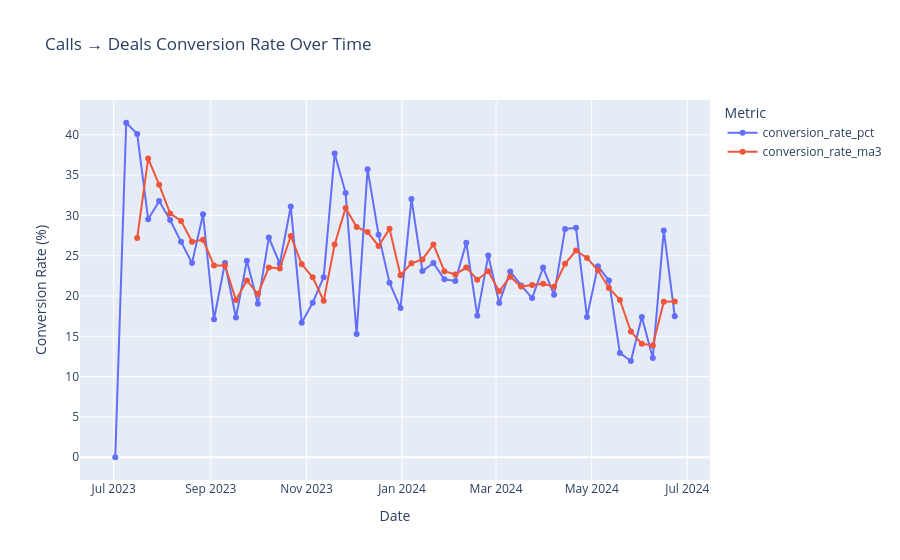

The notebook cell saved with this chart:
### Markdown cell above
**Management-Fazit zur Dynamik von Deals und Anrufen**

Die Analyse der zeitlichen Entwicklung zeigt einen **stabilen Anstieg sowohl der Anzahl der Anrufe als auch der Anzahl der Deals**, was auf eine **Zunahme der operativen und kommerziellen Aktivität** des Unternehmens im betrachteten Zeitraum hinweist.

Gleichzeitig wachsen die **Anrufe schneller als die Deals**, was auf einen **steigenden Zufluss von Leads** bei gleichzeitig moderaterem Wachstum der tatsächlich abgeschlossenen Verkäufe hinweist. Dies deutet auf **Potenzial zur Verbesserung der Lead-Bearbeitung und der Conversion-Raten entlang des Sales Funnels** hin.

Die Dynamik zeigt zudem, dass **ein Anstieg der Anrufe in der Regel dem Anstieg der Deals vorausgeht**. Dies bestätigt die Rolle von Anrufen als **Frühindikator für zukünftige Verkäufe** und spiegelt den **zeitlichen Abstand zwischen Erstkontakt und Deal-Abschluss** wider. Dieser Effekt entspricht der Logik des Geschäftsprozesses und bestätigt die Konsistenz der aufgebauten Sales-Funnel-Struktur.

Darüber hinaus weist die Anzahl der Deals eine **höhere Volatilität** auf als die Anzahl der Anrufe. Dies deutet darauf hin, dass Verkäufe stärker von Faktoren wie **Lead-Qualität, Effizienz der Vertriebsmitarbeiter und dem Fortschritt innerhalb des Funnels** beeinflusst werden, während der **Anrufstrom relativ stabil** bleibt.

Schließlich verlaufen **Spitzen und Rückgänge bei Anrufen und Deals weitgehend synchron**, was auf eine **gute Abstimmung zwischen Marketing und Vertrieb** sowie auf das **Fehlen struktureller Brüche zwischen Lead-Generierung und Lead-Bearbeitung** hinweist.

Insgesamt zeigen die Ergebnisse **ein nachhaltiges Wachstum der Nachfrage**, während gleichzeitig **Potenzial zur weiteren Steigerung der Verkaufszahlen durch Optimierung der Conversion-Prozesse und ein besseres Management der Teamkapazitäten** besteht.

### Code cell
time_analysis = time_analysis.copy()

# Basis-Conversion-Rate (Anteil)
time_analysis['conversion_rate'] = np.where(
    time_analysis['calls_count'] > 0,
    time_analysis['deals_count'] / time_analysis['calls_count'],
    np.nan
)

# Conversion-Rate in Prozent
time_analysis['conversion_rate_pct'] = time_analysis['conversion_rate'] * 100

# Gleitender Durchschnitt (3 Perioden)
time_analysis['conversion_rate_ma3'] = (
    time_analysis['conversion_rate_pct']
        .rolling(3)
        .mean()
)

# Diagramm erstellen
fig = px.line(
    time_analysis,
    x=time_analysis.index,
    y=['conversion_rate_pct', 'conversion_rate_ma3'],
    markers=True,
    title='Conversion-Rate von Calls zu Deals im Zeitverlauf',
    labels={
        'value': 'Conversion-Rate (%)',
        'variable': 'Metrik',
        'index': 'Datum'
    }
)

fig.show()

### Figure 1 — Plotly figure (JSON) as saved in the notebook; plotly's stock layout.template omitted (floating-point values rounded to 4 significant figures)
{"data": [{"hovertemplate": "Metric=conversion_rate_pct<br>Date=%{x}<br>Conversion Rate (%)=%{y}<extra></extra>", "legendgroup": "conversion_rate_pct", "line": {"color": "#636efa", "dash": "solid"}, "marker": {"symbol": "circle"}, "mode": "lines+markers", "name": "conversion_rate_pct", "orientation": "v", "showlegend": true, "type": "scatter", "x": ["2023-07-02T00:00:00.000000000", "2023-07-09T00:00:00.000000000", "2023-07-16T00:00:00.000000000", "2023-07-23T00:00:00.000000000", "2023-07-30T00:00:00.000000000", "2023-08-06T00:00:00.000000000", "2023-08-13T00:00:00.000000000", "2023-08-20T00:00:00.000000000", "2023-08-27T00:00:00.000000000", "2023-09-03T00:00:00.000000000", "2023-09-10T00:00:00.000000000", "2023-09-17T00:00:00.000000000", "2023-09-24T00:00:00.000000000", "2023-10-01T00:00:00.000000000", "2023-10-08T00:00:00.000000000", "2023-10-15T00:00:00.000000000", "2023-10-22T00:00:00.000000000", "2023-10-29T00:00:00.000000000", "2023-11-05T00:00:00.000000000", "2023-11-12T00:00:00.000000000", "2023-11-19T00:00:00.000000000", "2023-11-26T00:00:00.000000000", "2023-12-03T00:00:00.000000000", "2023-12-10T00:00:00.000000000", "2023-12-17T00:00:00.000000000", "2023-12-24T00:00:00.000000000", "2023-12-31T00:00:00.000000000", "2024-01-07T00:00:00.000000000", "2024-01-14T00:00:00.000000000", "2024-01-21T00:00:00.000000000", "2024-01-28T00:00:00.000000000", "2024-02-04T00:00:00.000000000", "2024-02-11T00:00:00.000000000", "2024-02-18T00:00:00.000000000", "2024-02-25T00:00:00.000000000", "2024-03-03T00:00:00.000000000", "2024-03-10T00:00:00.000000000", "2024-03-17T00:00:00.000000000", "2024-03-24T00:00:00.000000000", "2024-03-31T00:00:00.000000000", "2024-04-07T00:00:00.000000000", "2024-04-14T00:00:00.000000000", "2024-04-21T00:00:00.000000000", "2024-04-28T00:00:00.000000000", "2024-05-05T00:00:00.000000000", "2024-05-12T00:00:00.000000000", "2024-05-19T00:00:00.000000000", "2024-05-26T00:00:00.000000000", "2024-06-02T00:00:00.000000000", "2024-06-09T00:00:00.000000000", "2024-06-16T00:00:00.000000000", "2024-06-23T00:00:00.000000000"], "xaxis": "x", "y": [0.0, 41.5, 40.11, 29.54, 31.78, 29.43, 26.72, 24.1, 30.13, 17.12, 24.09, 17.34, 24.38, 19.03, 27.25, 24.01, 31.1, 16.69, 19.18, 22.34, 37.67, 32.77, 15.28, 35.74, 27.62, 21.65, 18.5, 32.04, 23.09, 24.09, 22.08, 21.88, 26.63, 17.57, 25.02, 19.15, 23.04, 21.32, 19.75, 23.54, 20.15, 28.32, 28.46, 17.4, 23.71, 21.91, 12.93, 11.93, 17.4, 12.3, 28.14, 17.49], "yaxis": "y"}, {"hovertemplate": "Metric=conversion_rate_ma3<br>Date=%{x}<br>Conversion Rate (%)=%{y}<extra></extra>", "legendgroup": "conversion_rate_ma3", "line": {"color": "#EF553B", "dash": "solid"}, "marker": {"symbol": "circle"}, "mode": "lines+markers", "name": "conversion_rate_ma3", "orientation": "v", "showlegend": true, "type": "scatter", "x": ["2023-07-02T00:00:00.000000000", "2023-07-09T00:00:00.000000000", "2023-07-16T00:00:00.000000000", "2023-07-23T00:00:00.000000000", "2023-07-30T00:00:00.000000000", "2023-08-06T00:00:00.000000000", "2023-08-13T00:00:00.000000000", "2023-08-20T00:00:00.000000000", "2023-08-27T00:00:00.000000000", "2023-09-03T00:00:00.000000000", "2023-09-10T00:00:00.000000000", "2023-09-17T00:00:00.000000000", "2023-09-24T00:00:00.000000000", "2023-10-01T00:00:00.000000000", "2023-10-08T00:00:00.000000000", "2023-10-15T00:00:00.000000000", "2023-10-22T00:00:00.000000000", "2023-10-29T00:00:00.000000000", "2023-11-05T00:00:00.000000000", "2023-11-12T00:00:00.000000000", "2023-11-19T00:00:00.000000000", "2023-11-26T00:00:00.000000000", "2023-12-03T00:00:00.000000000", "2023-12-10T00:00:00.000000000", "2023-12-17T00:00:00.000000000", "2023-12-24T00:00:00.000000000", "2023-12-31T00:00:00.000000000", "2024-01-07T00:00:00.000000000", "2024-01-14T00:00:00.000000000", "2024-01-21T00:00:00.000000000", "2024-01-28T00:00:00.000000000", "2024-02-04T00:00:00.000000000", "2024-02-11T00:00:00.000000000", "2024-02-18T00:00:00.000000000", "2024-02-25T00:00:00.000000000", "2024-03-03T00:00:00.000000000", "2024-03-10T00:00:00.000000000", "2024-03-17T00:00:00.000000000", "2024-03-24T00:00:00.000000000", "2024-03-31T00:00:00.000000000", "2024-04-07T00:00:00.000000000", "2024-04-14T00:00:00.000000000", "2024-04-21T00:00:00.000000000", "2024-04-28T00:00:00.000000000", "2024-05-05T00:00:00.000000000", "2024-05-12T00:00:00.000000000", "2024-05-19T00:00:00.000000000", "2024-05-26T00:00:00.000000000", "2024-06-02T00:00:00.000000000", "2024-06-09T00:00:00.000000000", "2024-06-16T00:00:00.000000000", "2024-06-23T00:00:00.000000000"], "xaxis": "x", "y": [NaN, NaN, 27.2, 37.05, 33.81, 30.25, 29.31, 26.75, 26.98, 23.78, 23.78, 19.52, 21.94, 20.25, 23.55, 23.43, 27.45, 23.93, 22.32, 19.4, 26.4, 30.93, 28.57, 27.93, 26.21, 28.33, 22.59, 24.06, 24.54, 26.41, 23.09, 22.68, 23.53, 22.02, 23.07, 20.58, 22.4, 21.17, 21.37, 21.53, 21.15, 24.0, 25.65, 24.73, 23.19, 21.01, 19.52, 15.59, 14.09, 13.88, 19.28, 19.31], "yaxis": "y"}], "layout": {"autosize": true, "legend": {"title": {"text": "Metric"}, "tracegroupgap": 0}, "title": {"text": "Calls → Deals Conversion Rate Over Time"}, "xaxis": {"anchor": "y", "autorange": true, "domain": [0, 1], "range": ["2023-06-10 02:49:35.2066", "2024-07-14 21:10:24.7934"], "title": {"text": "Date"}, "type": "date"}, "yaxis": {"anchor": "x", "autorange": true, "domain": [0, 1], "range": [-3.424, 44.92], "title": {"text": "Conversion Rate (%)"}, "type": "linear"}}}
